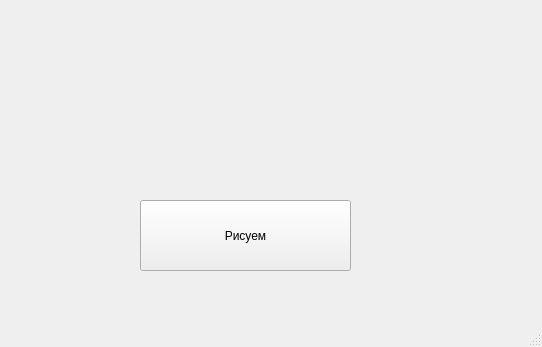
<?xml version="1.0" encoding="UTF-8"?>
<ui version="4.0">
 <class>MainWindow</class>
 <widget class="QMainWindow" name="MainWindow">
  <property name="geometry">
   <rect>
    <x>0</x>
    <y>0</y>
    <width>542</width>
    <height>347</height>
   </rect>
  </property>
  <property name="windowTitle">
   <string>MainWindow</string>
  </property>
  <widget class="QWidget" name="centralwidget">
   <widget class="QPushButton" name="pushButton">
    <property name="geometry">
     <rect>
      <x>140</x>
      <y>200</y>
      <width>211</width>
      <height>71</height>
     </rect>
    </property>
    <property name="text">
     <string>Рисуем</string>
    </property>
   </widget>
   <widget class="QLabel" name="label">
    <property name="geometry">
     <rect>
      <x>70</x>
      <y>90</y>
      <width>371</width>
      <height>201</height>
     </rect>
    </property>
    <property name="text">
     <string/>
    </property>
   </widget>
  </widget>
  <widget class="QMenuBar" name="menubar">
   <property name="geometry">
    <rect>
     <x>0</x>
     <y>0</y>
     <width>542</width>
     <height>21</height>
    </rect>
   </property>
  </widget>
  <widget class="QStatusBar" name="statusbar"/>
 </widget>
 <resources/>
 <connections/>
</ui>
